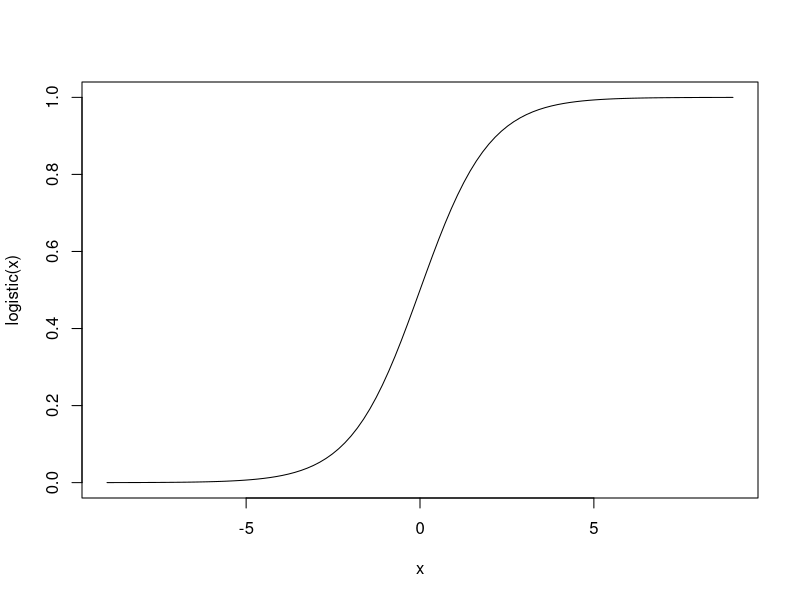
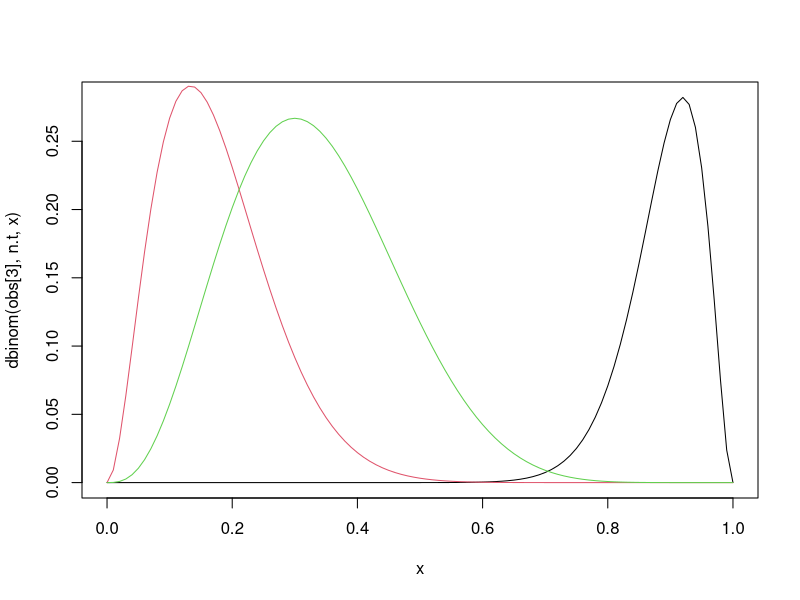
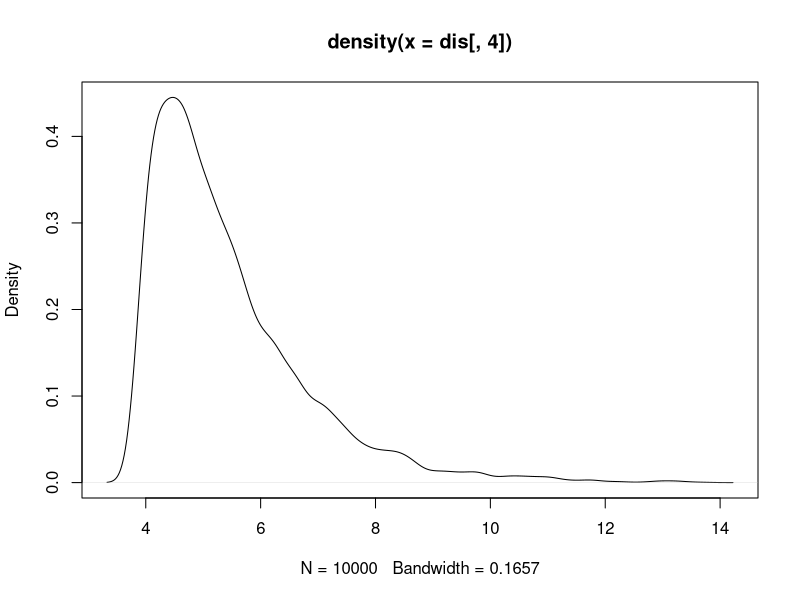

Source code (R) for these figures, in order:
logistic <- function (p) exp(p)/(1+exp(p))
logit <- function (p) log(p) - log(1-p)
curve(logistic(x),-9,9)

set.seed(42)
# pop iniciail: juv, ad, total
n <- c(10, 15); n.t <- sum(n)
# x obs: maturados, nascidos, sobrev
obs <- c(3, 2, 23)
# NOVA observacao, coerente com as observacoes acima
new.n <- c(round(obs[3]/n.t*(n[1]-obs[1]))+obs[2],round(obs[3]/n.t*n[2])+obs[1]) 
sigma <- obs[3]/n.t
f <- obs[2]/n[2]
gamma <- obs[1]/n[1]
A <- matrix(c(sigma*(1-gamma),f,sigma*gamma,sigma),byrow=T, ncol=2)
tr <- function (A) return(A[1,1]+A[2,2])
A.to.lambda <- function(A) 1/2*(tr(A) + sqrt((tr(A)^2 - 4*det(A))))
lambda <- A.to.lambda(A)
# Agora vamos brincar de Metropolis!
# jumping distribution
Q <- function (x) rnorm (3, as.numeric(x), c(0.02,0.02, 0.02))
# probability distribution
Met.f <- function (x) {
	t <- try(dbinom(obs[3], n.t, as.numeric(x[1]), log=TRUE) +
				  dbinom(obs[2], n[2], as.numeric(x[2]), log=TRUE) +
				  dbinom(obs[1], n[1], as.numeric(x[3]), log=TRUE))
	if (is.nan(t)) return (-Inf)
	return(t)
}
# Ponto inicial:
x = data.frame(sigma=sigma, f=f, gamma=gamma, nLL = -Met.f(c(sigma,f,gamma)))
atual <- as.numeric(x[1,])
#
#Iteration
#
for (i in 1:9999) {
	novo <- Q(atual)
	alfa <- Met.f(novo) - Met.f(atual)
	if (is.nan(alfa)) alfa = -Inf
	if (alfa >= 0 || runif(1,0,1) < exp(alfa)) { #aceite
		x[nrow(x)+1,] <-  c(novo, -Met.f(novo))
		atual <- novo
	} else {
		x[nrow(x)+1,] <- c(atual, -Met.f(atual))
	}
}
dis <- x
getlambda = function (sigma, f, gamma) A.to.lambda (matrix(c(sigma*(1-gamma), f, sigma*gamma, sigma), ncol=2, byrow=TRUE) )
getlambda = Vectorize(getlambda)
dis <- cbind(dis, lambda = getlambda(dis[,1], dis[,2], dis[,3]))

#save(dis, file="R/mini.Rdata")
#load("R/mini.Rdata")
d <- density(dis[,5])

curve(dbinom(obs[3], n.t, x))
curve(dbinom(obs[2], n[2], x), col = 2, add=TRUE)
curve(dbinom(obs[1], n[1], x), col = 3, add=TRUE)

plot(density(dis[,4]))

dis
